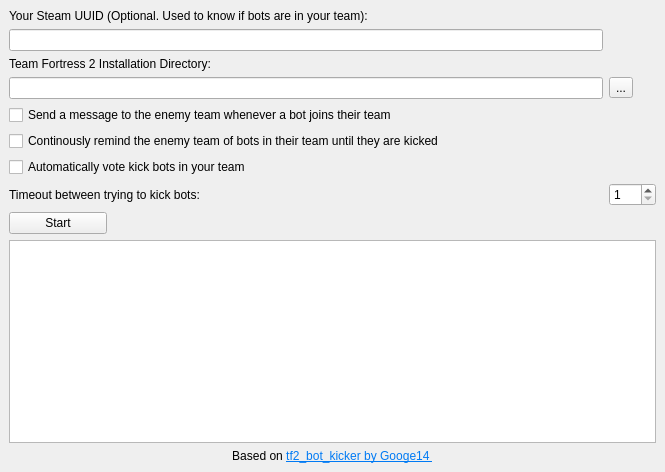
<?xml version="1.0" encoding="UTF-8"?>
<ui version="4.0">
 <class>MainWindow</class>
 <widget class="QMainWindow" name="MainWindow">
  <property name="geometry">
   <rect>
    <x>0</x>
    <y>0</y>
    <width>665</width>
    <height>472</height>
   </rect>
  </property>
  <property name="windowTitle">
   <string>Team Fortress 2 bot kicker</string>
  </property>
  <widget class="QWidget" name="centralwidget">
   <layout class="QGridLayout" name="gridLayout">
    <item row="5" column="0" colspan="4">
     <widget class="QCheckBox" name="reminders">
      <property name="text">
       <string>Continously remind the enemy team of bots in their team until they are kicked</string>
      </property>
     </widget>
    </item>
    <item row="4" column="0" colspan="4">
     <widget class="QCheckBox" name="messageonjoin">
      <property name="text">
       <string>Send a message to the enemy team whenever a bot joins their team</string>
      </property>
     </widget>
    </item>
    <item row="11" column="0" colspan="4">
     <widget class="QTextBrowser" name="consoleLog"/>
    </item>
    <item row="8" column="3">
     <widget class="QSpinBox" name="spinBox">
      <property name="suffix">
       <string/>
      </property>
      <property name="prefix">
       <string/>
      </property>
      <property name="minimum">
       <number>1</number>
      </property>
      <property name="maximum">
       <number>999</number>
      </property>
     </widget>
    </item>
    <item row="8" column="0" colspan="2">
     <widget class="QLabel" name="TimeoutLabel">
      <property name="text">
       <string>Timeout between trying to kick bots:</string>
      </property>
     </widget>
    </item>
    <item row="6" column="0" colspan="4">
     <widget class="QCheckBox" name="autokick">
      <property name="text">
       <string>Automatically vote kick bots in your team</string>
      </property>
     </widget>
    </item>
    <item row="8" column="2">
     <spacer name="horizontalSpacer">
      <property name="orientation">
       <enum>Qt::Horizontal</enum>
      </property>
      <property name="sizeHint" stdset="0">
       <size>
        <width>40</width>
        <height>20</height>
       </size>
      </property>
     </spacer>
    </item>
    <item row="9" column="0">
     <widget class="QPushButton" name="startbutton">
      <property name="text">
       <string>Start</string>
      </property>
     </widget>
    </item>
    <item row="1" column="0" colspan="3">
     <widget class="QLineEdit" name="steamUUID"/>
    </item>
    <item row="2" column="0" colspan="2">
     <widget class="QLabel" name="TF2DirectoryLabel">
      <property name="text">
       <string>Team Fortress 2 Installation Directory:</string>
      </property>
     </widget>
    </item>
    <item row="3" column="0" colspan="3">
     <widget class="QLineEdit" name="directory"/>
    </item>
    <item row="3" column="3">
     <widget class="QToolButton" name="selectDirectory">
      <property name="text">
       <string>...</string>
      </property>
      <property name="icon">
       <iconset theme="folder">
        <normaloff>.</normaloff>.</iconset>
      </property>
     </widget>
    </item>
    <item row="0" column="0" colspan="4">
     <widget class="QLabel" name="SteamUUIDLabel">
      <property name="text">
       <string>Your Steam UUID (Optional. Used to know if bots are in your team):</string>
      </property>
     </widget>
    </item>
    <item row="12" column="0" colspan="4">
     <widget class="QLabel" name="label">
      <property name="text">
       <string>&lt;html&gt;&lt;head/&gt;&lt;body&gt;&lt;p&gt;Based on &lt;a href=&quot;https://github.com/Googe14/tf2_bot_kicker&quot;&gt;&lt;span style=&quot; text-decoration: underline; color:#007af4;&quot;&gt;tf2_bot_kicker by Googe14 &lt;/span&gt;&lt;/a&gt;&lt;/p&gt;&lt;/body&gt;&lt;/html&gt;</string>
      </property>
      <property name="alignment">
       <set>Qt::AlignCenter</set>
      </property>
     </widget>
    </item>
   </layout>
  </widget>
 </widget>
 <resources/>
 <connections/>
</ui>
